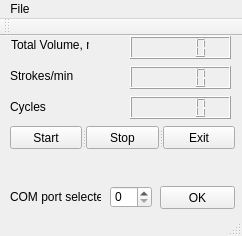
<?xml version="1.0" encoding="UTF-8"?>
<ui version="4.0">
 <class>MainWindow</class>
 <widget class="QMainWindow" name="MainWindow">
  <property name="geometry">
   <rect>
    <x>0</x>
    <y>0</y>
    <width>242</width>
    <height>236</height>
   </rect>
  </property>
  <property name="windowTitle">
   <string>TSI Volume&amp;Cycles meter</string>
  </property>
  <widget class="QWidget" name="centralWidget">
   <widget class="QLabel" name="label">
    <property name="geometry">
     <rect>
      <x>11</x>
      <y>1</y>
      <width>78</width>
      <height>16</height>
     </rect>
    </property>
    <property name="text">
     <string>Total Volume, ml</string>
    </property>
   </widget>
   <widget class="QLabel" name="label_2">
    <property name="geometry">
     <rect>
      <x>10</x>
      <y>30</y>
      <width>131</width>
      <height>20</height>
     </rect>
    </property>
    <property name="text">
     <string>Strokes/min</string>
    </property>
   </widget>
   <widget class="QLCDNumber" name="lcdNumber">
    <property name="geometry">
     <rect>
      <x>130</x>
      <y>0</y>
      <width>101</width>
      <height>23</height>
     </rect>
    </property>
   </widget>
   <widget class="QLCDNumber" name="lcdNumber_2">
    <property name="geometry">
     <rect>
      <x>130</x>
      <y>30</y>
      <width>101</width>
      <height>23</height>
     </rect>
    </property>
   </widget>
   <widget class="QLCDNumber" name="lcdNumber_3">
    <property name="geometry">
     <rect>
      <x>130</x>
      <y>60</y>
      <width>101</width>
      <height>23</height>
     </rect>
    </property>
   </widget>
   <widget class="QLabel" name="label_3">
    <property name="geometry">
     <rect>
      <x>10</x>
      <y>60</y>
      <width>131</width>
      <height>21</height>
     </rect>
    </property>
    <property name="text">
     <string>Cycles</string>
    </property>
   </widget>
   <widget class="QSpinBox" name="spinBox">
    <property name="geometry">
     <rect>
      <x>110</x>
      <y>150</y>
      <width>42</width>
      <height>22</height>
     </rect>
    </property>
   </widget>
   <widget class="QLabel" name="label_4">
    <property name="geometry">
     <rect>
      <x>10</x>
      <y>150</y>
      <width>91</width>
      <height>21</height>
     </rect>
    </property>
    <property name="text">
     <string>COM port selected</string>
    </property>
   </widget>
   <widget class="QPushButton" name="pushButton_3">
    <property name="geometry">
     <rect>
      <x>160</x>
      <y>150</y>
      <width>75</width>
      <height>23</height>
     </rect>
    </property>
    <property name="text">
     <string>OK</string>
    </property>
   </widget>
   <widget class="QSplitter" name="splitter">
    <property name="geometry">
     <rect>
      <x>10</x>
      <y>90</y>
      <width>225</width>
      <height>23</height>
     </rect>
    </property>
    <property name="orientation">
     <enum>Qt::Horizontal</enum>
    </property>
    <widget class="QPushButton" name="pushButton">
     <property name="text">
      <string>Start</string>
     </property>
    </widget>
    <widget class="QPushButton" name="pushButton_2">
     <property name="text">
      <string>Stop</string>
     </property>
    </widget>
    <widget class="QPushButton" name="pushButton_4">
     <property name="text">
      <string>Exit</string>
     </property>
    </widget>
   </widget>
  </widget>
  <widget class="QMenuBar" name="menuBar">
   <property name="geometry">
    <rect>
     <x>0</x>
     <y>0</y>
     <width>242</width>
     <height>21</height>
    </rect>
   </property>
   <widget class="QMenu" name="menuFile">
    <property name="title">
     <string>File</string>
    </property>
    <addaction name="actionInfo"/>
    <addaction name="actionExit"/>
   </widget>
   <addaction name="menuFile"/>
  </widget>
  <widget class="QToolBar" name="mainToolBar">
   <attribute name="toolBarArea">
    <enum>TopToolBarArea</enum>
   </attribute>
   <attribute name="toolBarBreak">
    <bool>false</bool>
   </attribute>
  </widget>
  <widget class="QStatusBar" name="statusBar"/>
  <action name="actionInfo">
   <property name="text">
    <string>Info</string>
   </property>
  </action>
  <action name="actionExit">
   <property name="text">
    <string>Exit</string>
   </property>
  </action>
 </widget>
 <layoutdefault spacing="6" margin="11"/>
 <resources/>
 <connections/>
</ui>
